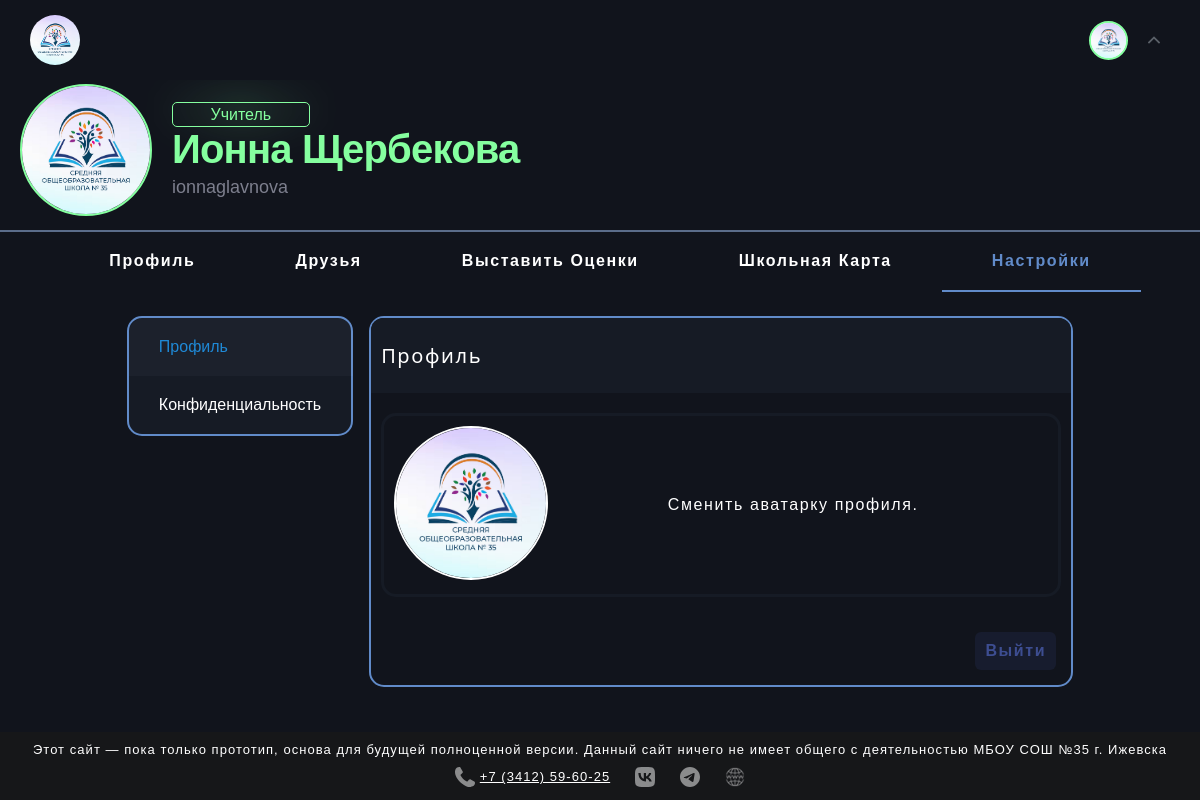
Screenshot of /profile/ionnaglavnova/settings/profile (signed in) with the database file from the repository.
### accounts/models.py (models this page shows, shortened)
class User(AbstractUser):
    ROLES = (
        ('student', 'Ученик'),
        ('teacher', 'Учитель'),
    )
    role = models.CharField(max_length=10, choices=ROLES, default='student')
    classroom = models.CharField(max_length=10, blank=True, null=True, verbose_name="Класс")
    username = models.CharField(max_length=20, unique=True, blank=False)
    email = models.EmailField(max_length=20, unique=True, blank=False)
    birth_date = models.DateField(null=True, blank=True)
    phone = models.CharField(max_length=15, blank=True)
    cover = models.ImageField(upload_to=rename_file, default="profile_image/default.png", blank=True)
    is_teacher = models.BooleanField(default=False)
    lesson_name = models.CharField(max_length=20, blank=True, null=True, default=None)

### accounts/views.py (the view)
# urls.py: path('<str:username>/settings/profile', views.setting_profile, name='settings'),
@login_required()
def setting_profile(request, username):
    user = get_object_or_404(User, username=username)
    if user != request.user:
        return redirect(f'{user.username}/main')
    if request.method == 'POST':
        form_avatar = AvatarUploadForm(request.POST, request.FILES, instance=request.user.profile)
        if form_avatar.is_valid():  # Меняем аватарку профиля.
            os.remove(f"media/{request.user.cover}")
            user.cover = form_avatar.cleaned_data.get('avatar')
            request.user.cover = user.cover
            user.save()
            return redirect(f'/profile/{request.user.username}/main')  # Перенаправление на страницу профиля
    else:
        form_avatar = AvatarUploadForm(instance=request.user.profile)
    return render(request, 'settings/profile.html', {'user': user, 'cover': user.cover, 'form': form_avatar})

### accounts/templates/settings/profile.html (shortened to what this page needs)
{% load static %}
<!DOCTYPE html>
<html>
<head>
    <link rel="stylesheet" href="{% static 'css/style2.css' %}">
    <link rel="stylesheet" href="{% static 'css/profile.css' %}">
    <link rel="stylesheet" href="{% static 'css/settings.css' %}">
    <link rel="stylesheet" href="{% static 'css/footer.css'%}">
</head>
<body>
    <header>
        <div class="logo">
            <a href="{% url 'blog_news' %}"><img src="{% static 'media/logo.png' %}" class="logo-image"></a>
        </div>
        {% if request.user.is_authenticated %}
        <div class="account">
            <nav id="profile">
                    <div class="header__block_profile">
                        {% if request.user.is_authenticated %}
                        <div class="header__profile">
                            <div class="header__sphere">
                                <img src="{{ request.user.cover.url }}" loading="lazy" id="{% if request.user.is_superuser %}header__superuser_user{% elif user.is_teacher %}header__teacher_user{% endif %}">
                            </div>
                                <img src="{% static 'media/arrow.svg' %}" loading="lazy" class="header__arrow">
                        </div>
                        {% else %}
                        <a href="{% url 'login' %}">Войти</a>
                        {% endif %}
                    </div>
            </nav>
        </div>
        {% endif %}
    </header>
    <main>
        <div class="user_profile">
            <img src="{{ cover.url }}" loading="lazy" class="avatar {% if user.is_superuser %}superuser_user_border{% elif user.is_teacher %} teacher_user_border{% endif %}">
            <div class="names">
                {% if user.is_superuser %}
                <div class="profile_badge">
                    <span style>STAFF</span>
                </div>
                {% elif user.is_teacher %}
                <div class="profile_badge teacher">
                    <span style>Учитель</span>
                </div>
                {% endif %}
                <span style="font-size: 40px; letter-spacing: -0.02em; font-weight:bold; margin-bottom: 5px;" class="{% if user.is_superuser %}superuser_user {% elif user.is_teacher %} teacher_user {% endif %}">{{ user.first_name }} {{ user.last_name }}</span>
                <span style="font-size: 18px; color: #c9cadd96;">{{ user.username }} {% if not user.is_teacher %} {{ user.classroom }} {% endif %}</span>
            </div>
        </div>
        <div class="razdel">
            <nav class="profile_info">
                <div class="profile route"><a href="{% url 'profile' user.username %}">Профиль</a></div>
                <div class="friends route"><a href="{% url 'friends' user.username %}">Друзья</a></div>
                {% if not user.is_teacher %}<div class="grades route"><a href="{% url 'grades' user.username %}">Оценки</a></div>
                {% else %} <div class="grades route"><a href="{% url 'add_grades' user.username %}">Выставить Оценки</a></div>  {% endif %}
                {% if user == request.user %}
                <div class="settings route"><a href="{% url 'school_card' user.username %}">Школьная Карта</a></div>
                {% endif %}
                {% if user == request.user %}
                <div class="settings active route"><a href="{% url 'settings' user.username %}"><span class="active2">Настройки</span></a></div>
                {% endif %}
            </nav>
        </div>
        <div class="settings-class">
            <div class ="settings-choice">
                <div class="active_setting tab-link"><a href="{% url 'settings' user.username %}" style="color: #1f89d6;">Профиль</a></div>
                <div class="tab-link"><a href="{% url 'confidentiality' user.username %}">Конфиденциальность</a></div>
            </div>
        <div class="settings-block">
                <div class="title">
                     Профиль
                </div>
                <div class="avatar-edit">
                    <div class="form">
                    <form method="post" enctype="multipart/form-data">
                        <label for="avatar-upload" class="upload-label">
                            <img id="avatar-preview" src="{{ request.user.cover.url }}" alt="Avatar" width="150">
                        </label>
                    </div>
                        <span class="avatar-text">
                            <span style="align-self: center;">Сменить аватарку профиля.</span>
                        </span>
                </div>
                {% if user == request.user %}
                <div class="logout-wrap">
                    <a href="{% url 'logout' %}">
                        <div class="logout-btn">
                            Выйти
                        </div>
                    </a>
                </div>
                {% endif %}
            </div>
        </div>
    </main>
    <div class="wrapper">
        <footer>
            <div class="footer-elements">
                <div class="footer-info-text">Этот сайт — пока только прототип, основа для будущей полноценной версии. Данный сайт ничего не имеет общего с деятельностью МБОУ СОШ №35 г. Ижевска</div>
                <div class="footer-logos">
                    <div class="footer-logo-phone"><a href="tel:73412596025"><img src="{% static 'media/phone.svg' %}">+7 (3412) 59-60-25</a></div>
                    <div class="footer-logo-vk"><a href="https://vk.com/izhevskschool35"><img src="{% static 'media/vk.svg' %}"></a></div>
                    <div class="footer-logo-telegram"><a href="https://t.me/izhevskschool35"><img src="{% static 'media/telegram.svg' %}"></a></div>
                    <div class="footer-logo-web"><a href="shkola35izhevsk-r18.gosweb.gosuslugi.ru"><img src="{% static 'media/web.png' %}"></a></div>
                </div>
            </div>
        </footer>
    </div>
</body>
</html>

### accounts/static/css/style2.css (style rules this page uses)
body { background-color: #11141c; color: white; font-family: Arial, Helvetica, sans-serif; transition: all .3s ease; }
header { background: #11141c; position: fixed; display: flex; justify-content: space-between; top: 0; right: 0; left: 0; height: 50px; padding: 15px 30px; transition: all 0.2s ease; z-index: 10; }
main { display: block; height: 100%; overflow-x: hidden; overflow-y: auto; padding-top: 70px; transition: all 0.2s ease; }
a { color: #FFF; text-decoration: none; z-index: 1000; }
.logo { border-radius: 50%; display: flex; overflow: hidden; }
.logo-image { width: 50px; height: 50px; }
.avatar { width: 128px; height: 128px; border-radius: 50%; margin: 14px 20px; }
.razdel { border-top: 2px #5b6d8a solid; }
.user_profile { display: flex; position: relative; align-items: center; }
.names { display: flex; flex-direction: column; }
.profile_badge { display: flex; position: relative; align-items: center; height: 23px; width: 35%; padding: 0 7px; border: 1px #fda0a0 solid; color: #fda0a0; border-radius: 5px; justify-content: center; filter: drop-shadow(0 -5px 20px rgba(253, 160, 160, 1)); }
.teacher_user { color: #85ff9f; }
.teacher_user_border { border: 2px #85ff9f solid; }
.teacher { color: #85ff9f; border: 1px rgb(133, 255, 159) solid; filter: drop-shadow(0 -5px 20px rgba(133, 255, 159)); }
.profile_info { display: flex; justify-content: center; font-weight: 700; text-decoration: none; letter-spacing: 0.1em; }
.profile { width: auto; padding: 20px 50px; }
.grades { width: auto; padding: 20px 50px; }
.friends { width: auto; padding: 20px 50px; }
.settings { width: auto; padding: 20px 50px; }
.active { animation: 1s show ease; animation-fill-mode: forwards; }
.active2 { animation: 1s show2 ease; animation-fill-mode: forwards; color: rgba(97, 139, 201, 1) }

### static/css/profile.css (style rules this page uses)
#header__teacher_user { border: 2px #85ff9f solid; }
.header__profile { display: flex; align-items: center; cursor: pointer; }
.header__sphere img { align-items: center; background: #fff; border-radius: 50%; display: flex; justify-content: center; height: 35px; width: 35px; overflow: hidden; border: 1px #fff solid; margin: 10px; }
.header__arrow { color: white; padding: 10px; cursor: pointer; font-size: 16px; text-align: center; transition: transform 0.3s ease; transform: rotate(0deg); }
#profile { display: flex; align-items: center; }
.account { display: flex; position: relative; margin: 0; gap: 10px; }

### accounts/static/css/settings.css (style rules this page uses)
form { display: flex; }
.active_setting { background-color: #d3dcff08; }
.avatar-edit { display: flex; margin: 10px; border: 3px #161b25 solid; border-radius: 15px; }
#avatar-preview { max-width: initial; max-height: initial; height: 150px; border-radius: 50%; overflow: hidden; cursor: pointer; border: 2px white solid; }
.avatar-text { display: flex; flex-wrap: wrap; flex-grow: 1; align-content: center; justify-content: center; margin: 0 10px 0 10px; }
.form { display: flex; }
.settings-class { display: flex; justify-content: center; align-items: stretch; margin-top: 1.5em; }
.settings-choice { display: flex; flex-direction: column; background-color: #161b25; border-radius: 15px; border: 2.5px solid rgba(97, 139, 201, 1); align-items: baseline; height: 100%; animation: 1.3s show-settings ease; }
.settings-choice>div { width: 74%; font-weight: 500; padding-top: 20px; padding-bottom: 20px; padding-left: 30px; padding-right: 30px; }
.settings-choice>div:last-child { border-bottom-left-radius: 15px; border-bottom-right-radius: 15px; }
.settings-choice>div:first-child { border-top-left-radius: 15px; border-top-right-radius: 15px; }
.settings-block { display: flex; position: relative; flex-grow: 2; margin-left: 1em; font-weight: 500; letter-spacing: 0.1em; flex-flow: column wrap; max-width: 700px; border: 2.5px solid rgba(97, 139, 201, 1); border-radius: 15px; z-index: 1; gap: 10px; animation: .6s show-settings ease; }
.settings-block>div { padding: 10px 10px; }
.logout-btn { display: flex; font-weight: 700; background: #6080ff14; color: #617df083 !important; border-radius: 6px; padding: 10px; cursor: pointer; transition: .3s ease; }
.logout-wrap { display: flex; align-self: flex-end; margin: 5px; }
.title { display: flex; font-family: system-ui, -apple-system, BlinkMacSystemFont, 'Segoe UI', Roboto, Oxygen, Ubuntu, Cantarell, 'Open Sans', 'Helvetica Neue', sans-serif; font-size: 20px; background: #161b25; border-radius: 12px 12px 0 0; height: 55px; align-items: center; z-index: 0; }

### rows the page displays
User: user.cover (picture), first_name "Ионна", last_name "Щербекова", username "ionnaglavnova"
